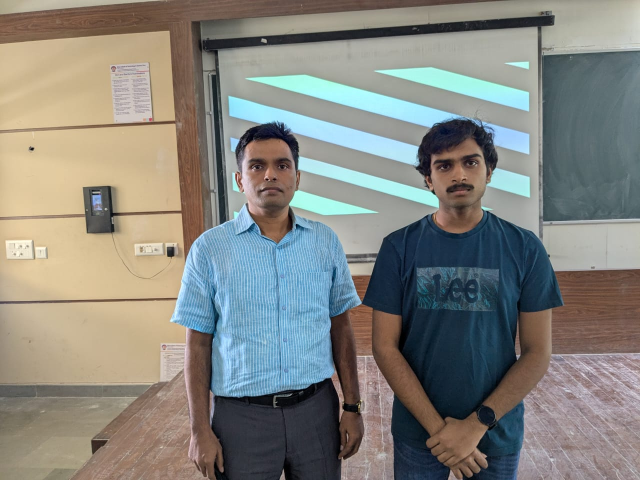
%> input picture dip/Assignment-2/image2.png, 1280 x 960 px, given in place of image1.png, which was not available (shown at 1/2 size)
$ octave Assignment2_2023AAPS0013P.m   (GNU Octave 9; MATLAB toolbox functions it lacks are replaced by stand-ins)
%> lines starting %> are read from the running program, lines starting %| are printed output that depends on the picture; pictures that were not available may be replaced by others from this repository, and a replacement may not be noted
%%% Preamble
close all
clc

%%% Loading the two new images and modifying for accuracy
img1 = imread("image1.png");
%> img1 is the input picture: size 960x1280x3 uint8; mean R, G, B 132.7, 132.7, 126.9
img1 = rgb2gray(img1); % convert to grayscale if RGB
%> img1: size 960x1280 uint8
img_1 = double(img1);

img2 = imread("image2.png");
img2 = rgb2gray(img2); % convert to grayscale if RGB
img2 = imresize(img2, size(img1));
img_2 = double(img2);

% Sizes of Images
[M_1, N_1] = size(img_1);
%> M_1 = 960; N_1 = 1280
[M_2, N_2] = size(img_2);
%> M_2 = 960; N_2 = 1280

%2023AAPS0013P -> A = 3, B = 3
A = 3;
B = 3;


%%% Task 1
% Part 1
fft_1 = fft2(img_1);
fftshift_1 = fftshift(fft_1);
mag_1 = log(1 + abs(fftshift_1));
phase_1 = angle(fftshift_1);

fft_2 = fft2(img_2);
fftshift_2 = fftshift(fft_2);
mag_2 = log(1 + abs(fftshift_2));
phase_2 = angle(fftshift_2);

figure();
subplot(2, 3, 1); imshow(img1); title("Greyscale Image 1")
subplot(2, 3, 2); imshow(mag_1, []); title("Log Magnitude Plot of Image 1")
subplot(2, 3, 3); imshow(phase_1, []); title("Phase Plot of Image 1")
subplot(2, 3, 4); imshow(img2); title("Greyscale Image 2");
subplot(2, 3, 5); imshow(mag_2, []); title("Log Magnitude Plot of Image 2")
subplot(2, 3, 6); imshow(phase_2, []); title("Phase Plot of Image 2")


% Part 3 - Swapping the magnitude and phase
mixed_1 = mag_1 .* exp(1i * phase_2);
mixed_1 = ifft2(ifftshift(mixed_1));
mixed_1 = mat2gray(real(mixed_1));

mixed_2 = mag_2 .* exp(1i * phase_1);
mixed_2 = ifft2(ifftshift(mixed_2));
mixed_2 = mat2gray(real(mixed_2));

figure();
subplot(1, 2, 1); imshow(mixed_1); title("Magnitude of 1 + Phase of 2");
subplot(1, 2, 2); imshow(mixed_2); title("Magnitude of 2 + Phase of 1");

% Part 4 - Shifting
shift_x = A * 10 + 5;
shift_y = B * 10 + 5;

img_1_shifted = circshift(img_1, [shift_y, shift_x]);
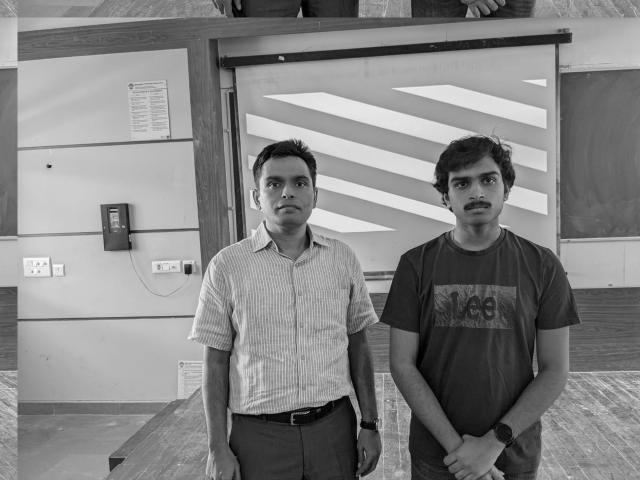
%> img_1_shifted: size 960x1280 double (shown at 1/2 size); min 0, max 253, mean 132.1; mean of the top-left, top-right, bottom-left and bottom-right quarters 146.2, 141.5, 148.5, 92
img_2_shifted = circshift(img_2, [shift_y, shift_x]);

fft_shifted_1 = fftshift(fft2(img_1));
mag_shifted_1 = log(1 + abs(fft_shifted_1));
phase_shifted_1 = angle(fft_shifted_1);
fft_shifted_2 = fftshift(fft2(img_2));
mag_shifted_2 = log(1 + abs(fft_shifted_2));
phase_shifted_2 = angle(fft_shifted_2);

figure ();
subplot(2, 3, 1); imshow(img1); title("Greyscale Image 1")
subplot(2, 3, 2); imshow(mag_1, []); title("Log Magnitude Plot of Image 1")
subplot(2, 3, 3); imshow(phase_1, []); title("Phase Plot of Image 1")
subplot(2, 3, 4); imshow(mat2gray(img_1_shifted)); title("Greyscale Shifted Image 1");
subplot(2, 3, 5); imshow(mag_shifted_1, []); title("Log Magnitude Plot of Shifted Image 1")
subplot(2, 3, 6); imshow(phase_shifted_1, []); title("Phase Plot Shifted of Image 1")

figure ();
subplot(2, 3, 1); imshow(img2); title("Greyscale Image 2")
subplot(2, 3, 2); imshow(mag_2, []); title("Log Magnitude Plot of Image 2")
subplot(2, 3, 3); imshow(phase_2, []); title("Phase Plot of Image 2")
subplot(2, 3, 4); imshow(mat2gray(img_2_shifted)); title("Greyscale Shifted Image 2");
subplot(2, 3, 5); imshow(mag_shifted_2, []); title("Log Magnitude Plot of Shifted Image 2")
subplot(2, 3, 6); imshow(phase_shifted_2, []); title("Phase Plot Shifted of Image 2")

% Part 5 - Scaling and Resizing Image
img_1_compressed = imresize(img_1, 1/A);
img_1_expanded = imresize(img_1, B);

fft_compressed_1 = fftshift(fft2(img_1_compressed));
mag_compressed_1 = mat2gray(log(1 + abs(fft_compressed_1)));
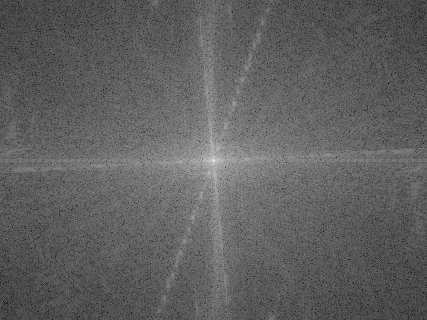
%> mag_compressed_1: size 320x427 double; min 0, max 1, mean 0.378

fft_expanded_1 = fftshift(fft2(img_1_expanded));
mag_expanded_1 = mat2gray(log(1 + abs(fft_expanded_1)));
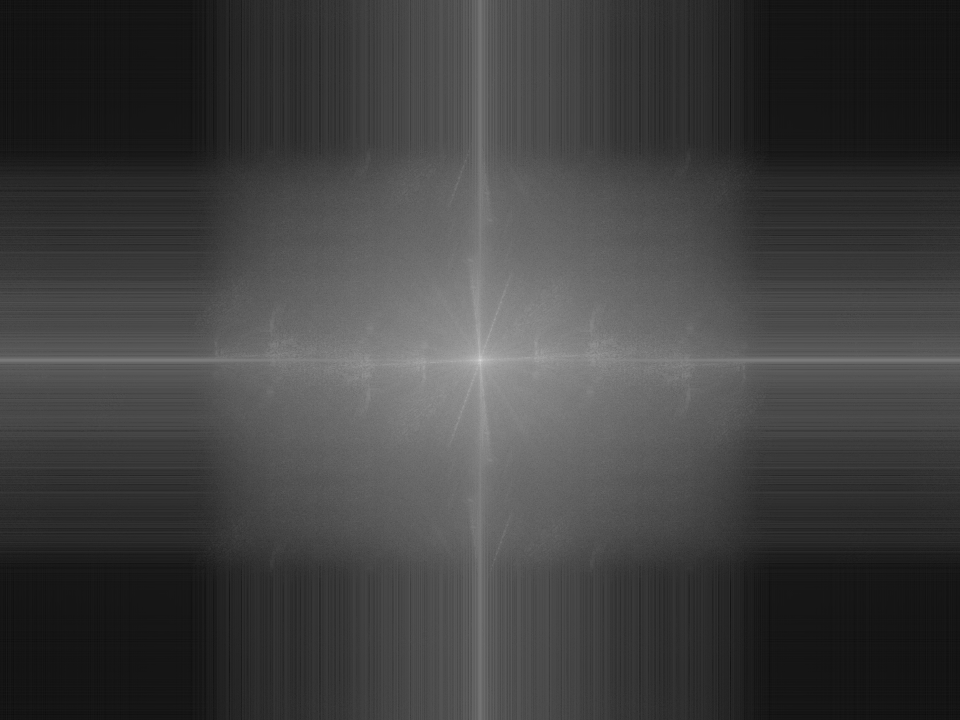
%> mag_expanded_1: size 2880x3840 double (shown at 1/4 size); min 0, max 1, mean 0.254

figure();
subplot(2, 3, 1); imshow(img1); title("Original Image");
subplot(2, 3, 2); imshow(mat2gray(img_1_compressed)); title("Compressed Image")
subplot(2, 3, 3); imshow(mat2gray(img_1_expanded)); title("Expanded Image");
subplot(2, 3, 4); imshow(mag_1, []); title("Magnitude Plot of Original")
subplot(2, 3, 5); imshow(mag_compressed_1, []); title("Magnitude Plot of Compressed");
subplot(2, 3, 6); imshow(mag_expanded_1, []); title("Magnitude Plot of Expanded");

% Part 6 - Rotation of Image
angles = [0, 30, 45, 60, 90];
figure();
for k = 1:length(angles)
    theta = angles(k);

    img_rot = imrotate(img2, theta, 'bilinear', 'crop');

    F = fftshift(fft2(img_rot));
    mag = log(1 + abs(F));

    subplot(2, 5, k);
    imshow((img_rot));
    title(['Image after ', num2str(theta), '° rotation']);
    subplot(2, 5, k+5);
    imshow(mag, []);
    title(['Magnitude at ', num2str(theta), '° rotation']);
end


%%% Task 2
% LPF
radii = [20, 50, 100];
[x1, y1] = meshgrid(1:N_1, 1:M_1);
center1 = [ceil(N_1/2), ceil(M_1/2)];
%> center1 = [640 480]
dist1 = sqrt((x1-center1(1)).^2 + (y1-center1(2)).^2);

figure("Name","Image 1: Circular LPF");

imgs1 = {img1};
%> imgs1 = 1 item
F1s   = {fft_1};
%> F1s = 1 item

for k = 1:length(radii)
    H = dist1 <= radii(k); % circular mask
    F1_filt = fft_shifted_1 .* H;
    img1_filt = real(ifft2(ifftshift(F1_filt)));

    imgs1{end+1} = img1_filt;
    F1s{end+1}   = F1_filt;
end
%> after the loop, F1s = 4 items; imgs1 = 4 items

for k = 1:length(imgs1)
    % Row 1: Images
    subplot(3, length(imgs1), k);
    imshow(imgs1{k}, []);
    if k==1, title("Original"); else, title(['r = ', num2str(radii(k-1))]); end

    % Row 2: Magnitude
    subplot(3, length(imgs1), length(imgs1)+k);
    imshow(log(1+abs(F1s{k})), []);
    title("Magnitude");

    % Row 3: Phase
    subplot(3, length(imgs1), 2*length(imgs1)+k);
    imshow(angle(F1s{k}), []);
    title("Phase");
end
%> this loop made 4 passes

rect_sizes = [20, 50, 100];
[x2, y2] = meshgrid(1:N_2, 1:M_2);
center2 = [ceil(N_2/2), ceil(M_2/2)];
%> center2 = [640 480]

figure("Name","Image 2: Rectangular LPF");

imgs2 = {img2};
%> imgs2 = 1 item
F2s   = {fft_2};
%> F2s = 1 item

for k = 1:length(rect_sizes)
    rx = rect_sizes(k);
    ry = rect_sizes(k); % square filter
    H = (abs(x2-center2(1)) <= rx) & (abs(y2-center2(2)) <= ry);

    F2_filt = fft_shifted_2 .* H;
    img2_filt = real(ifft2(ifftshift(F2_filt)));

    imgs2{end+1} = img2_filt;
    F2s{end+1}   = F2_filt;
end
%> after the loop, F2s = 4 items; imgs2 = 4 items

for k = 1:length(imgs2)
    % Row 1: Images
    subplot(3, length(imgs2), k);
    imshow(imgs2{k}, []);
    if k==1, title("Original"); else, title(['size = ', num2str(rect_sizes(k-1))]); end

    % Row 2: Magnitude
    subplot(3, length(imgs2), length(imgs2)+k);
    imshow(log(1+abs(F2s{k})), []);
    title("Magnitude");

    % Row 3: Phase
    subplot(3, length(imgs2), 2*length(imgs2)+k);
    imshow(angle(F2s{k}), []);
    title("Phase");
end

%% 2. Butterworth LPF (orders 1, 2, 4)
orders = [1,2,4];
D0 = 50; % cutoff radius
[x1,y1] = meshgrid(1:N_1, 1:M_1);
center1 = [ceil(N_1/2), ceil(M_1/2)];
D = sqrt((x1-center1(1)).^2 + (y1-center1(2)).^2);

figure("Name","Image 1: Butterworth LPF");

imgs1 = {img1};
%> imgs1 = 1 item
F1s   = {fft_1};
%> F1s = 1 item

for n = orders
    H = 1 ./ (1 + (D./D0).^(2*n));
    F_filt = fft_shifted_1 .* H;
    img_filt = real(ifft2(ifftshift(F_filt)));

    imgs1{end+1} = img_filt;
    F1s{end+1}   = F_filt;
end
%> this loop made 3 passes
%> pass 1, `img_filt = real(ifft2(ifftshift(F_filt)));`:
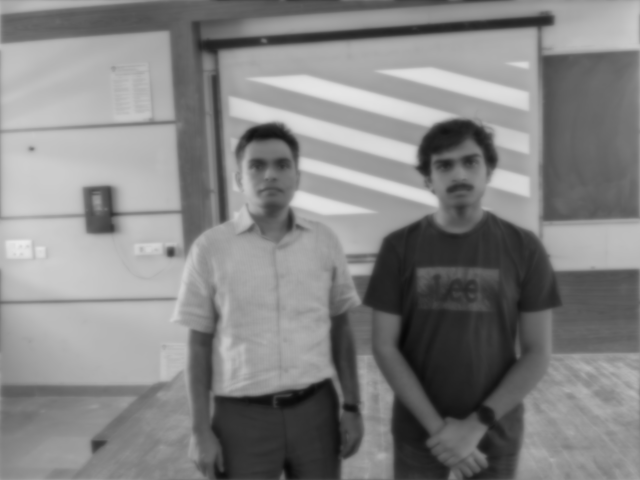
%> img_filt: size 960x1280 double (shown at 1/2 size); min 8.22, max 235.2, mean 131.9
%> after the loop, F1s = 4 items; imgs1 = 4 items

for k = 1:length(imgs1)
    subplot(3,length(imgs1),k), imshow(imgs1{k},[]);
    if k==1, title("Original"); else, title(['n = ',num2str(orders(k-1))]); end
    subplot(3,length(imgs1),length(imgs1)+k), imshow(log(1+abs(F1s{k})),[]), title("Magnitude");
    subplot(3,length(imgs1),2*length(imgs1)+k), imshow(angle(F1s{k}),[]), title("Phase");
end


%% 3. Gaussian LPF (D0=25,50,100)
cutoffs = [25,50,100];
figure("Name","Image 1: Gaussian LPF");

imgs1 = {img1};
%> imgs1 = 1 item
F1s   = {fft_1};
%> F1s = 1 item

for D0 = cutoffs
    H = exp(-(D.^2)./(2*(D0^2)));
    F_filt = fft_shifted_1 .* H;
    img_filt = real(ifft2(ifftshift(F_filt)));

    imgs1{end+1} = img_filt;
    F1s{end+1}   = F_filt;
end
%> after the loop, F1s = 4 items; imgs1 = 4 items

for k = 1:length(imgs1)
    subplot(3,length(imgs1),k), imshow(imgs1{k},[]);
    if k==1, title("Original"); else, title(['D0 = ',num2str(cutoffs(k-1))]); end
    subplot(3,length(imgs1),length(imgs1)+k), imshow(log(1+abs(F1s{k})),[]), title("Magnitude");
    subplot(3,length(imgs1),2*length(imgs1)+k), imshow(angle(F1s{k}),[]), title("Phase");
end
%> this loop made 4 passes
%> pass 2, `imshow(log(1+abs(F1s{k})),[])`:
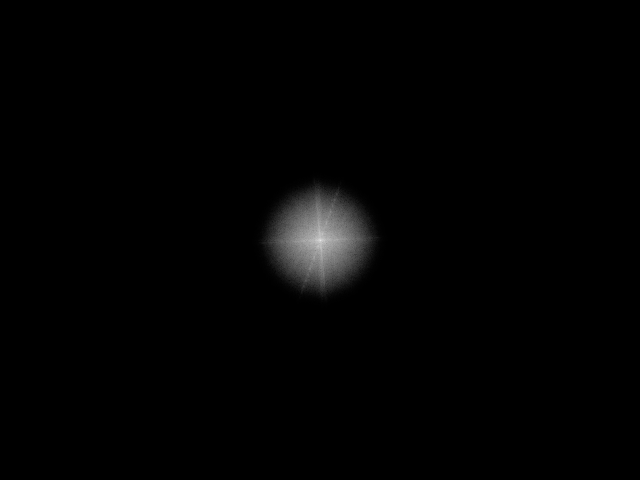
%> displayed picture: size 960x1280, on the screen's scale of 0 to 255 (shown at 1/2 size); min 0, max 255, mean 2.6


%% 4. Ideal HPF (Disk + Rectangle)
radii = [20,50,100];
rect_sizes = [20,50,100];

% Circular HPF
figure("Name","Image 2: Ideal Circular HPF");
imgs1 = {img2}; F1s = {fft_2};
%> after `imgs1 = {img2}`: imgs1 = 1 item
%> after `F1s = {fft_2}`: F1s = 1 item
for r = radii
    H = double(D > r);
    F_filt = fft_shifted_2 .* H;
    img_filt = real(ifft2(ifftshift(F_filt)));
    imgs1{end+1} = img_filt; F1s{end+1} = F_filt;
end
%> this loop made 3 passes
%> pass 2, `img_filt = real(ifft2(ifftshift(F_filt)));`:
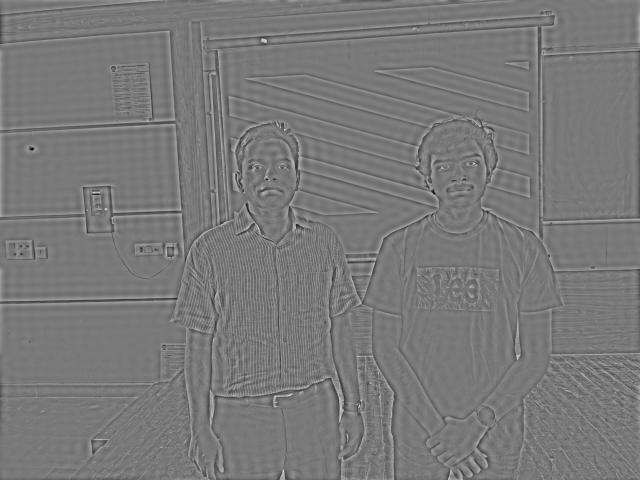
%> img_filt: size 960x1280 double (shown at 1/2 size); min -137.3, max 151.7, mean 0; drawn with min black and max white
%> after the loop, F1s = 4 items; imgs1 = 4 items
for k=1:length(imgs1)
    subplot(3,length(imgs1),k), imshow(imgs1{k},[]);
    if k==1, title("Original"); else, title(['r = ',num2str(radii(k-1))]); end
    subplot(3,length(imgs1),length(imgs1)+k), imshow(log(1+abs(F1s{k})),[]), title("Magnitude");
    subplot(3,length(imgs1),2*length(imgs1)+k), imshow(angle(F1s{k}),[]), title("Phase");
end
%> this loop made 4 passes
%> pass 2, `imshow(log(1+abs(F1s{k})),[])`:
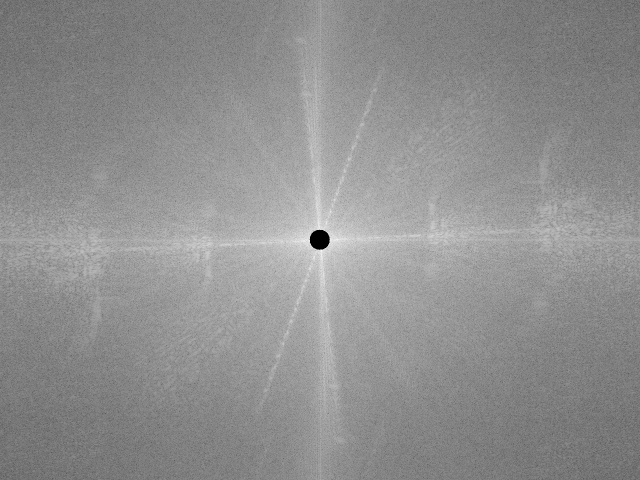
%> displayed picture: size 960x1280, on the screen's scale of 0 to 255 (shown at 1/2 size); min 0, max 255, mean 143

% Rectangular HPF
[x2,y2] = meshgrid(1:N_2, 1:M_2);
center2 = [ceil(N_2/2), ceil(M_2/2)];
figure("Name","Image 2: Ideal Rectangular HPF");

imgs2 = {img2}; F2s = {fft_2};
%> after `imgs2 = {img2}`: imgs2 = 1 item
%> after `F2s = {fft_2}`: F2s = 1 item
for s = rect_sizes
    H = ~((abs(x2-center2(1))<=s) & (abs(y2-center2(2))<=s));
    F_filt = fft_shifted_2 .* H;
    img_filt = real(ifft2(ifftshift(F_filt)));
    imgs2{end+1} = img_filt; F2s{end+1} = F_filt;
end
%> after the loop, F2s = 4 items; imgs2 = 4 items
for k=1:length(imgs2)
    subplot(3,length(imgs2),k), imshow(imgs2{k},[]);
    if k==1, title("Original"); else, title(['size = ',num2str(rect_sizes(k-1))]); end
    subplot(3,length(imgs2),length(imgs2)+k), imshow(log(1+abs(F2s{k})),[]), title("Magnitude");
    subplot(3,length(imgs2),2*length(imgs2)+k), imshow(angle(F2s{k}),[]), title("Phase");
end


%% 5. Butterworth HPF (orders 1,2,4)
orders = [1,2,4]; D0 = 50;
figure("Name","Image 1: Butterworth HPF");
imgs1 = {img2}; F1s = {fft_2};
%> after `imgs1 = {img2}`: imgs1 = 1 item
%> after `F1s = {fft_2}`: F1s = 1 item
for n = orders
    H = 1 ./ (1 + (D0./D).^(2*n));
    H(D==0) = 0; % avoid div by 0
    F_filt = fft_shifted_2 .* H;
    img_filt = real(ifft2(ifftshift(F_filt)));
    imgs1{end+1} = img_filt; F1s{end+1} = F_filt;
end
%> after the loop, F1s = 4 items; imgs1 = 4 items
for k=1:length(imgs1)
    subplot(3,length(imgs1),k), imshow(imgs1{k},[]);
    if k==1, title("Original"); else, title(['n = ',num2str(orders(k-1))]); end
    subplot(3,length(imgs1),length(imgs1)+k), imshow(log(1+abs(F1s{k})),[]), title("Magnitude");
    subplot(3,length(imgs1),2*length(imgs1)+k), imshow(angle(F1s{k}),[]), title("Phase");
end


%% 6. Gaussian HPF (D0=30,60,120)
cutoffs = [30,60,120];
figure("Name","Image 1: Gaussian HPF");
imgs1 = {img2}; F1s = {fft_2};
%> after `imgs1 = {img2}`: imgs1 = 1 item
%> after `F1s = {fft_2}`: F1s = 1 item
for D0 = cutoffs
    H = 1 - exp(-(D.^2)./(2*(D0^2)));
    F_filt = fft_shifted_2 .* H;
    img_filt = real(ifft2(ifftshift(F_filt)));
    imgs1{end+1} = img_filt; F1s{end+1} = F_filt;
end
%> after the loop, F1s = 4 items; imgs1 = 4 items
for k=1:length(imgs1)
    subplot(3,length(imgs1),k), imshow(imgs1{k},[]);
    if k==1, title("Original"); else, title(['D0 = ',num2str(cutoffs(k-1))]); end
    subplot(3,length(imgs1),length(imgs1)+k), imshow(log(1+abs(F1s{k})),[]), title("Magnitude");
    subplot(3,length(imgs1),2*length(imgs1)+k), imshow(angle(F1s{k}),[]), title("Phase");
end


%% Part 7 & 8

f_noise = A*10 + 100;
W = 10;
BW = 15;
n_butter = 2;
noise_amp = 2000;

I1 = double(img_1);
I2 = double(img_2);

images = {I1, I2};
%> images = 2 items
names  = {'Image 1', 'Image 2'};

for idx = 1:2
    I = images{idx};
    [M, N] = size(I);
%> M = 960; N = 1280

    [u, v] = meshgrid(1:N, 1:M);
    center = [ceil(N/2), ceil(M/2)];
%> center = [640 480]
    D = sqrt((u-center(1)).^2 + (v-center(2)).^2);

    [xgrid, ~] = meshgrid(1:N, 1:M);
    noise = noise_amp * sin(2*pi * f_noise * xgrid / N);
    I_noisy = I + noise;

    F_orig_shift  = fftshift(fft2(I));
    F_noisy_shift = fftshift(fft2(I_noisy));

    D0 = f_noise;
    H_ideal = ones(M, N);
    H_ideal(abs(D - D0) <= (W/2)) = 0;
    F_ideal_shift = F_noisy_shift .* H_ideal;
    I_ideal = real(ifft2(ifftshift(F_ideal_shift)));

    arg = zeros(size(D));
%> (the run ends here)
